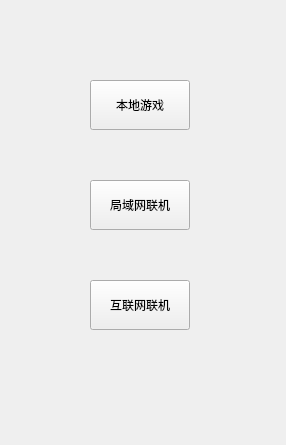
<?xml version="1.0" encoding="UTF-8"?>
<ui version="4.0">
 <class>MainWindow</class>
 <widget class="QMainWindow" name="MainWindow">
  <property name="geometry">
   <rect>
    <x>0</x>
    <y>0</y>
    <width>286</width>
    <height>445</height>
   </rect>
  </property>
  <property name="windowTitle">
   <string>世界树棋</string>
  </property>
  <widget class="QWidget" name="centralWidget">
   <widget class="QPushButton" name="doubleplayer">
    <property name="geometry">
     <rect>
      <x>90</x>
      <y>80</y>
      <width>100</width>
      <height>50</height>
     </rect>
    </property>
    <property name="text">
     <string>本地游戏</string>
    </property>
   </widget>
   <widget class="QPushButton" name="localonline">
    <property name="geometry">
     <rect>
      <x>90</x>
      <y>180</y>
      <width>100</width>
      <height>50</height>
     </rect>
    </property>
    <property name="text">
     <string>局域网联机</string>
    </property>
   </widget>
   <widget class="QPushButton" name="online">
    <property name="geometry">
     <rect>
      <x>90</x>
      <y>280</y>
      <width>100</width>
      <height>50</height>
     </rect>
    </property>
    <property name="text">
     <string>互联网联机</string>
    </property>
   </widget>
  </widget>
 </widget>
 <layoutdefault spacing="6" margin="11"/>
 <resources/>
 <connections/>
</ui>
